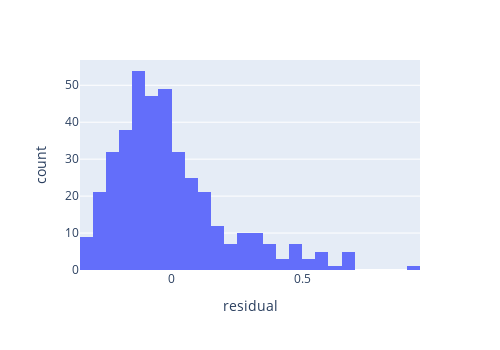
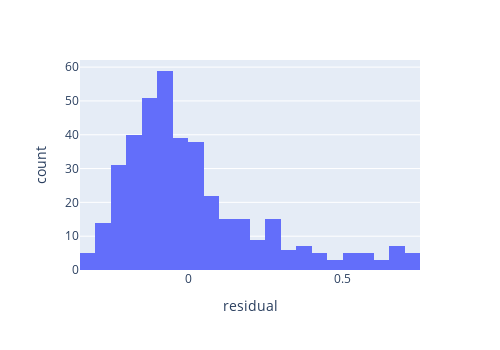

Notebook source saved alongside these figures, in order:
### Markdown cell above
#### 2 & 3. Use k-fold approach

### Code cell
# the data is split 5 times, in each split, a fifth used for testing and four fifths for training
kf = KFold(n_splits = 5)
foldCount = 0

for train_idxs, test_idxs in kf.split(df_cr):
    print("Run:", foldCount)
    print('------------------------------------------------------------------')
    print('\nLengths')
    print('---------------------------------')
    print(len(df_cr), len(train_idxs), len(test_idxs))
    
    
    # Extract the test (unseen) and training subset
    dependentSubset = pd.DataFrame(dependent[train_idxs])
    independentSubset = pd.DataFrame(independent[train_idxs])
    dependentSubsetUnseen = pd.DataFrame(dependent[test_idxs])
    independentSubsetUnseen = pd.DataFrame(independent[test_idxs])
    
    
    #print('\nShapes\n---------------------------------')
    #print("Shape of the dependent variable's training dataset: ", dependentSubset.shape)
    #print("Shape of the independent variable's training dataset: ", independentSubset.shape)
    #print("Shape of the dependent variable's test dataset: ", dependentSubsetUnseen.shape)
    #print("Shape of the independent variable's test dataset: ", independentSubsetUnseen.shape)
    
    
    # Build a regression model on the training set and report its parameters
    regr = linear_model.LinearRegression()
    
    # train the model using the training sets - these are the ones with higher size
    regr.fit(independentSubset, dependentSubset)
    
    # make predictions using the testing set
    prediction = regr.predict(independentSubsetUnseen)
    
    
    # Parameters
    print('\nParameters\n---------------------------------')
    # the intercept
    print("Intercept: ", regr.intercept_)
    # the coefficients
    print("Coefficients: ", regr.coef_)
    # the mean squared error
    print("Mean squared error: %.2f" % mean_squared_error(dependentSubsetUnseen, prediction))
    # the coefficient of determination: 1 is perfect prediction - R2
    print("Coefficient of determination: %.2f" % r2_score(dependentSubsetUnseen, prediction))
    
    
    # Plot
    print('\nPlot\n---------------------------------')
    plt.scatter(independentSubsetUnseen, dependentSubsetUnseen, color = "blue", alpha = 0.4) # observed
    plt.plot(independentSubsetUnseen, prediction, color = "black", linewidth=1)
    plt.show()
    
    
    # Residuals
    print('\nResiduals\n---------------------------------')
    
    dependentSubsetUnseen = pd.DataFrame(dependentSubsetUnseen)
    dependentSubsetUnseen.reset_index(drop = True, inplace = True)
    dependentSubsetUnseen.rename(columns = {'ViolentCrimesPerPop':'observed'}, inplace = True)
    
    prediction = pd.DataFrame(prediction)
    prediction.reset_index(drop = True, inplace = True)
    prediction.rename(columns = {0:'predicted'}, inplace = True)
    
    df_res = pd.concat([dependentSubsetUnseen, prediction], axis=1)
    df_res['residual'] = df_res.observed - df_res.predicted
    
    fig = px.histogram(df_res, x = "residual", height = 350, width = 500)
    fig.show()
    
    
    foldCount += 1
    print('\n\n')

### Figure 1 — Plotly figure (JSON) as saved in the notebook; plotly's stock layout.template omitted (floating-point values rounded to 4 significant figures; data arrays with more than 128 entries replaced by an {"elided": "..."} marker saying what was removed)
{"data": [{"alignmentgroup": "True", "bingroup": "x", "hovertemplate": "residual=%{x}<br>count=%{y}<extra></extra>", "legendgroup": "", "marker": {"color": "#636efa", "pattern": {"shape": ""}}, "name": "", "offsetgroup": "", "orientation": "v", "showlegend": false, "type": "histogram", "x": {"elided": "399 float values"}, "xaxis": "x", "yaxis": "y"}], "layout": {"barmode": "relative", "height": 350, "legend": {"tracegroupgap": 0}, "margin": {"t": 60}, "width": 500, "xaxis": {"anchor": "y", "autorange": true, "domain": [0, 1], "range": [-0.35, 0.95], "title": {"text": "residual"}, "type": "linear"}, "yaxis": {"anchor": "x", "autorange": true, "domain": [0, 1], "range": [0, 56.84], "title": {"text": "count"}}}}

### Figure 2 — Plotly figure (JSON) as saved in the notebook; plotly's stock layout.template omitted (floating-point values rounded to 4 significant figures; data arrays with more than 128 entries replaced by an {"elided": "..."} marker saying what was removed)
{"data": [{"alignmentgroup": "True", "bingroup": "x", "hovertemplate": "residual=%{x}<br>count=%{y}<extra></extra>", "legendgroup": "", "marker": {"color": "#636efa", "pattern": {"shape": ""}}, "name": "", "offsetgroup": "", "orientation": "v", "showlegend": false, "type": "histogram", "x": {"elided": "399 float values"}, "xaxis": "x", "yaxis": "y"}], "layout": {"barmode": "relative", "height": 350, "legend": {"tracegroupgap": 0}, "margin": {"t": 60}, "width": 500, "xaxis": {"anchor": "y", "autorange": true, "domain": [0, 1], "range": [-0.35, 0.75], "title": {"text": "residual"}, "type": "linear"}, "yaxis": {"anchor": "x", "autorange": true, "domain": [0, 1], "range": [0, 62.11], "title": {"text": "count"}}}}
